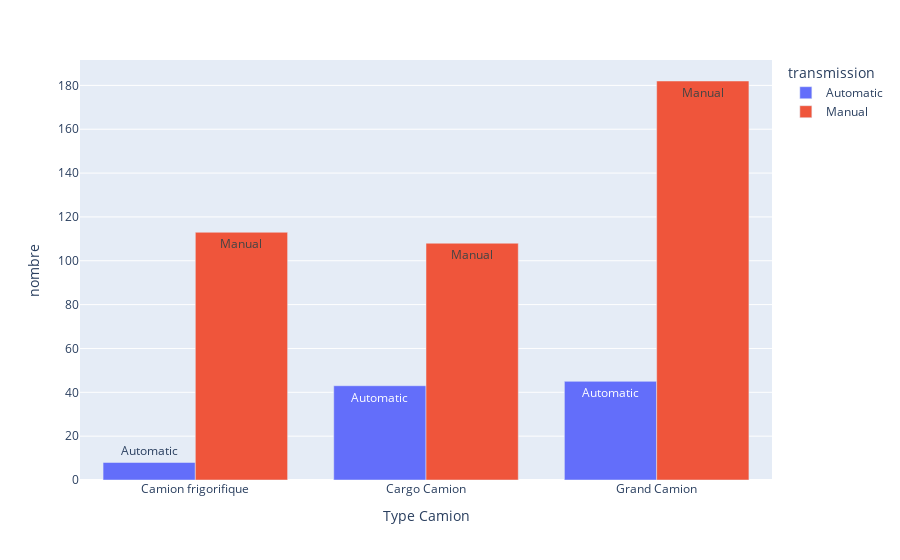

The notebook cell saved with this chart:
### Code cell
df_fuel=pd.read_csv("MyDataset.csv")
dff=df[['Type Camion','transmission']]
dff=dff.groupby(dff.columns.tolist()).size().reset_index().\
    rename(columns={0:'nombre'})
 
fig=fig=px.bar(dff,x='Type Camion',y='nombre',text='transmission',color='transmission',barmode='group')
 
fig.show()
fig.write_html("transmission.html")

### Figure 1 — Plotly figure (JSON) as saved in the notebook; plotly's stock layout.template omitted (floating-point values rounded to 4 significant figures)
{"data": [{"alignmentgroup": "True", "hovertemplate": "transmission=%{text}<br>Type Camion=%{x}<br>nombre=%{y}<extra></extra>", "legendgroup": "Automatic", "marker": {"color": "#636efa"}, "name": "Automatic", "offsetgroup": "Automatic", "orientation": "v", "showlegend": true, "text": ["Automatic", "Automatic", "Automatic"], "textposition": "auto", "type": "bar", "x": ["Camion frigorifique", "Cargo Camion", "Grand Camion"], "xaxis": "x", "y": [8, 43, 45], "yaxis": "y"}, {"alignmentgroup": "True", "hovertemplate": "transmission=%{text}<br>Type Camion=%{x}<br>nombre=%{y}<extra></extra>", "legendgroup": "Manual", "marker": {"color": "#EF553B"}, "name": "Manual", "offsetgroup": "Manual", "orientation": "v", "showlegend": true, "text": ["Manual", "Manual", "Manual"], "textposition": "auto", "type": "bar", "x": ["Camion frigorifique", "Cargo Camion", "Grand Camion"], "xaxis": "x", "y": [113, 108, 182], "yaxis": "y"}], "layout": {"barmode": "group", "legend": {"title": {"text": "transmission"}, "tracegroupgap": 0}, "margin": {"t": 60}, "xaxis": {"anchor": "y", "domain": [0, 1], "title": {"text": "Type Camion"}}, "yaxis": {"anchor": "x", "domain": [0, 1], "title": {"text": "nombre"}}}}
